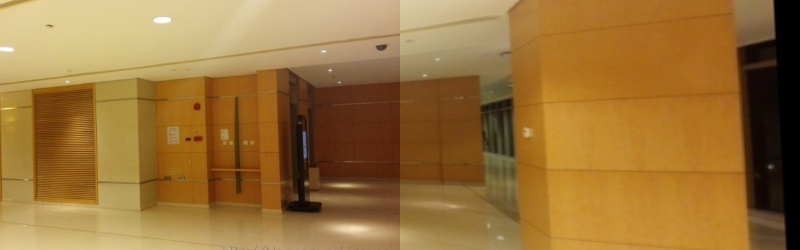
#> input picture Panorama_image.jpg, 800 x 250 px
$ python -i panorama.py   (imports and definitions only)
#> lines starting #> are read from the running program, lines starting #| are printed output that depends on the picture
import numpy as np
import imutils
import cv2
import copy
class Panorama:#类：全景
    def image_stitch(self, images, lowe_ratio=0.75, max_Threshold=4.0,match_status=False):
        #从SIFT中检测特征和关键点
        (imageB, imageA) = images#为什么不是A,B？答：方便后面拼接
        (KeypointsA, features_of_A) = self.Detect_Feature_And_KeyPoints(imageA)
        (KeypointsB, features_of_B) = self.Detect_Feature_And_KeyPoints(imageB)
        #得到有效的匹配点
        Values = self.matchKeypoints(KeypointsA, KeypointsB,features_of_A, features_of_B, lowe_ratio, max_Threshold)
        if Values is None:
            return None
        #使用计算好的单应性H获得图像A的透视（实际上是B，可能方便直接将A放进左边的画布上）
        (matches, Homography, status) = Values
      #  print(Homography)
     #   getchar()
        result_image = self.getwarp_perspective(imageA,imageB,Homography)
        trans=copy.deepcopy(result_image)
       # cv2.imwrite("trans.jpg",result_image)
        result_image[0:imageB.shape[0], 0:imageB.shape[1]] = imageB
        # 检查匹配的关键点是否应该可视化
        (left_top_x,left_bottom_x)=self.CalcCorners(Homography,imageA)
        result_image=self.OptimizeSeam(imageB,trans,result_image,left_top_x,left_bottom_x)
        if match_status:
            vis = self.draw_Matches(imageA, imageB, KeypointsA, KeypointsB, matches,status)
            return (result_image, vis)
        return result_image
    # [41 lines left out: functions getwarp_perspective, Detect_Feature_And_KeyPoints, get_Allpossible_Match, All_validmatches, Compute_Homography, matchKeypoints, not called in this run]
    def get_image_dimension(self,image):
        (h,w) = image.shape[:2]#：2表示从开始到第二个参数
        return (h,w)
    # [58 lines left out: functions get_points, draw_Matches, CalcCorners, OptimizeSeam, not called in this run]


>>> import cv2
>>> picture = cv2.imread('Panorama_image.jpg', cv2.IMREAD_GRAYSCALE)
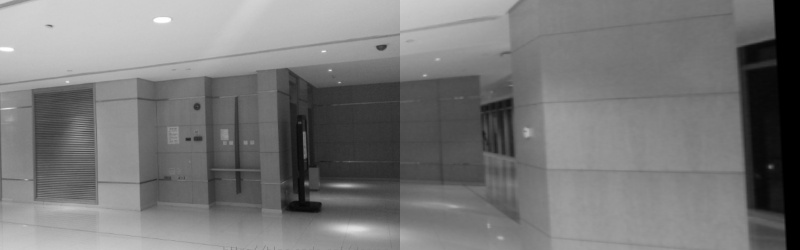
#> picture: shape (250, 800); min 0, max 255, mean 120.3
>>> result = Panorama().image_stitch(picture)
#> (the run stopped early here; a loop or call above may not have finished)

$ run again, on 5.jpg
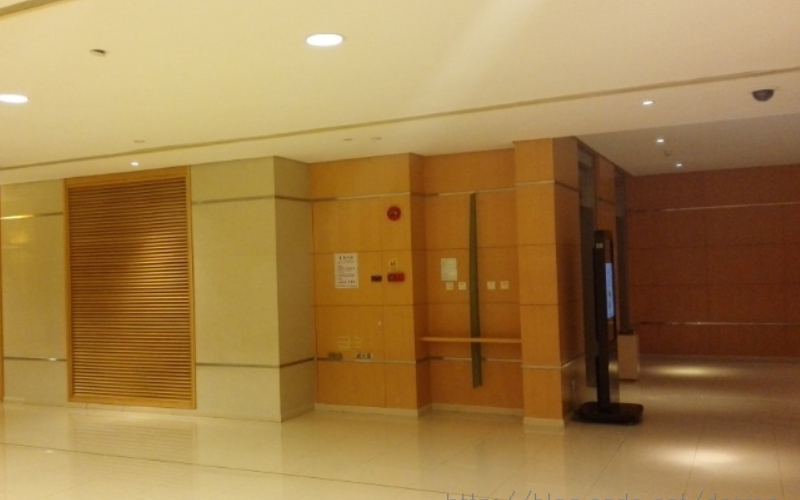
#> input picture 5.jpg, 800 x 500 px
#> `picture = cv2.imread('Panorama_image.jpg', cv2.IMREAD_GRAYSCALE)`:
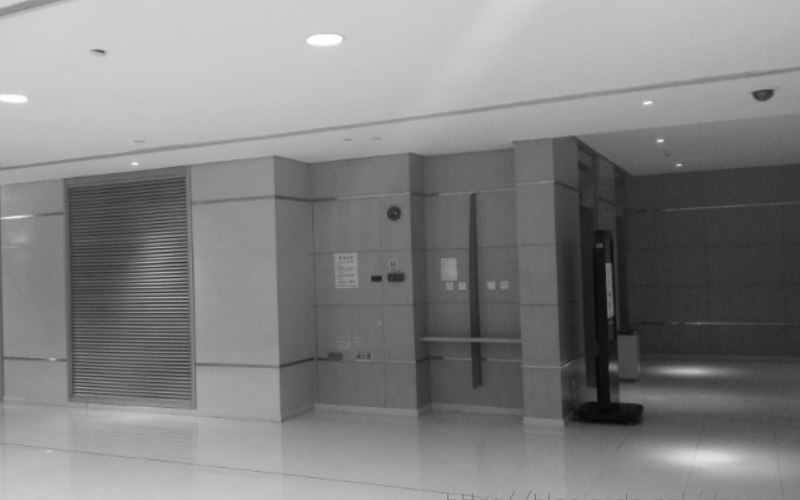
#> picture: shape (500, 800); min 5, max 255, mean 130.1

$ run again, on 6.jpg
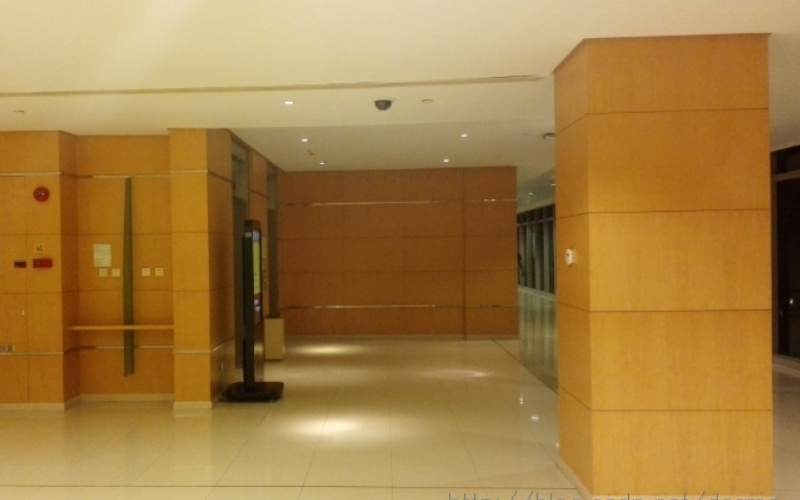
#> input picture 6.jpg, 800 x 500 px
#> `picture = cv2.imread('Panorama_image.jpg', cv2.IMREAD_GRAYSCALE)`:
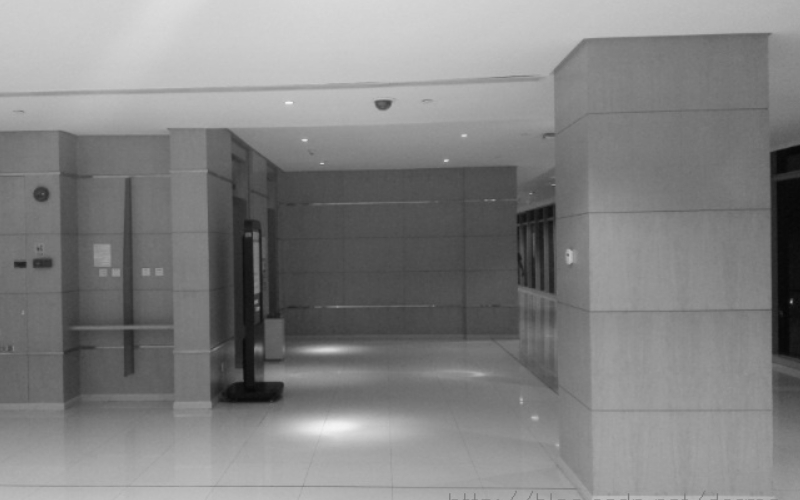
#> picture: shape (500, 800); min 6, max 247, mean 130.1
